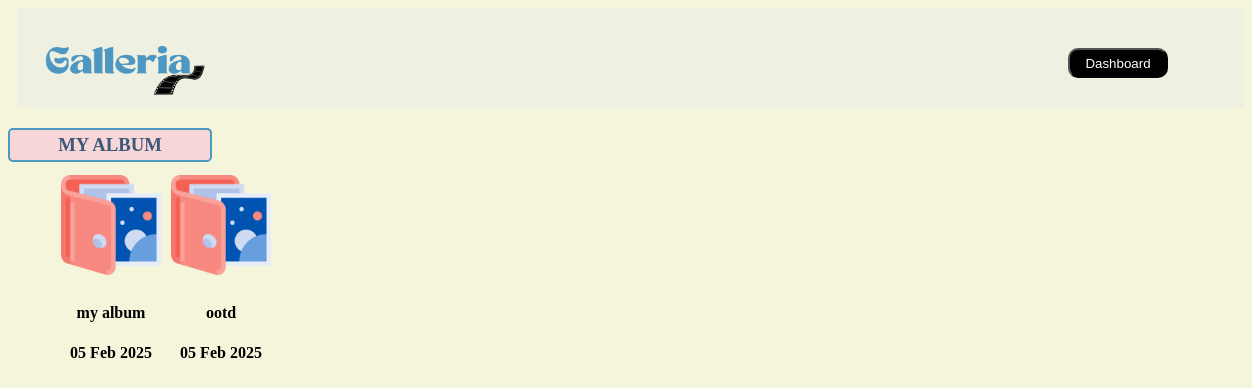
The page /album.php (signed in) on the database as committed earlier.
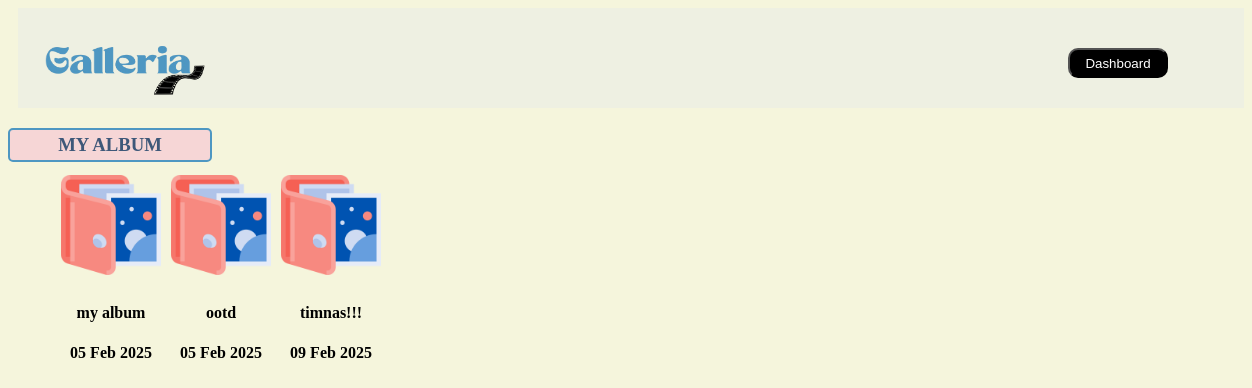
The same page on the database as committed later.
### tables this page shows
CREATE TABLE `album` (
  `album_id` int(11) NOT NULL,
  `nama_album` varchar(255) NOT NULL,
  `deskripsi` text NOT NULL,
  `tanggal_buat` date NOT NULL,
  `user_id` int(11) NOT NULL
);

### album.php (the view, shortened to what this page needs)
<?php
include "connection.php";
$id = $_SESSION['id'];
?>
<!DOCTYPE html>
<html lang="en">
<head>
    <link rel="stylesheet" href="asset.css">
    <link rel="stylesheet" href="https://unicons.iconscout.com/release/v4.0.8/css/line.css">
</head>
<body>
    <div class="header" style="background : rgba(232, 235, 234, 0.5);">
        <img src="Asset/img/logo.png" class="logo">
        <button class="button_menu" style="margin-left: 850px;"><a href="dashboard.php" class="a">Dashboard</a></button>
    </div>
    <div class="box" style="margin-top: 20px;">
        <h3>MY ALBUM</h3>
    </div>
    <div class="container" style="margin-left: 50px; margin-top:10px;">
        <?php
        $query = "SELECT * FROM `album` INNER JOIN `user` ON `album`.`user_id` = `user`.`user_id` WHERE `album`.`user_id` = $id";
        $hasil = mysqli_query($conn, $query);
        while ($row = mysqli_fetch_assoc($hasil)):
            $timestamp = strtotime($row['tanggal_buat']);
            $tanggal = date("d M Y", $timestamp);
        ?>
            <table>
                <tr>
                    <td>
                        <span><a href="detail_album.php?id=<?php echo $row['album_id'] ?>"><img src="Asset/icon/album.png" width="100" height="100"></a></span>
                    </td>
                </tr>
                <tr>
                    <td style="text-align : center;">
                        <h4><?php echo $row['nama_album'] ?></h4>
                        <h4><?php echo $tanggal ?></h4>
                    </td>
                    <td>
                    </td>
                </tr>
            </table>
        <?php endwhile; ?>
    </div>
</body>
</html>

Rows that differ between the two databases and show on the page:
added album: nama_album "timnas!!!", tanggal_buat "09 Feb 2025"
